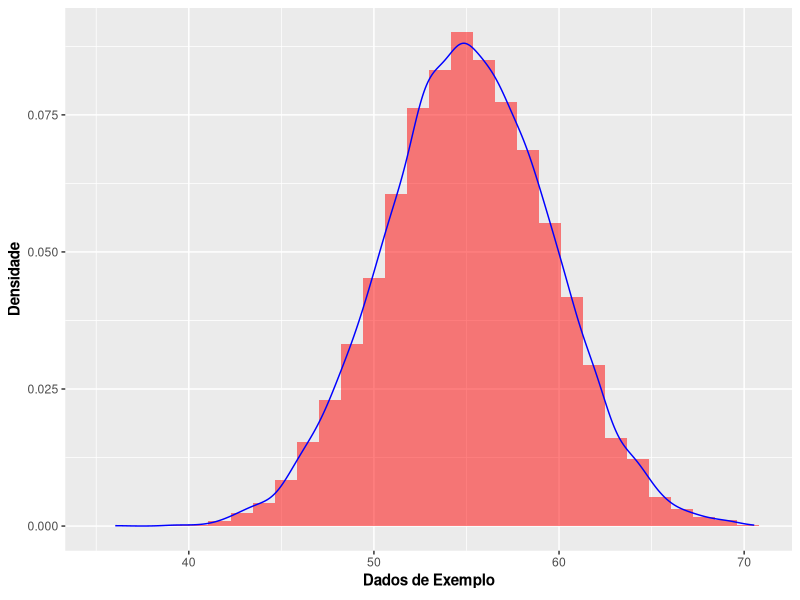

Generate this figure with R:
# Estatística Elementar em R - Exercício

# Obs: Caso tenha problemas com a acentuação, consulte este link:
# https://support.rstudio.com/hc/en-us/articles/200532197-Character-Encoding

# Configurando o diretório de trabalho
# Coloque entre aspas o diretório de trabalho que você está usando no seu computador
# Não use diretórios com espaço no nome
setwd("~/Dropbox/DSA/Business-Analytics2.0/Cap02/R")
getwd()

# Considere os dados de exemplo a seguir.
# Calcule as estatísticas elementares e interprete o resultado da assimetria e da curtose.
# A distribuição dos dados é normal?

# Dados de exemplo
set.seed(140)
dados <- rnorm(n = 10000, mean = 55, sd = 4.5)
View(dados)
summary(dados)
mean(dados)

# Converte os dados para um dataframe para facilitar a manipulação
dataset <- data.frame(dados)

# Renomeia a coluna
colnames(dataset) <- c("Medida")
View(dataset)

# Estatísticas Elementares
mean(dataset$Medida)
median(dataset$Medida)
var(dataset$Medida)
sd(dataset$Medida)

# Moda
table(as.vector(dataset$Medida))
table(as.vector(round(dataset$Medida)))
moda <- table(as.vector(round(dataset$Medida)))
names(moda)[moda == max(moda)]

# Sumário
summary(dataset)

# Assimetria e Curtose
library(e1071)

skewness(dados)
kurtosis(dados)

# Usando a função describe
library(psych)
describe(dataset)

########## Assimetria ########## 

# Assimetria é o grau de afastamento de uma distribuição da unidade de assimetria.
# Uma Distribuição é Simétrica quando seus valores de Média, Mediana e Moda coincidem. 
# A Assimetria, dá, portanto, uma indicação da inclinação da distribuição.

# O coeficiente de assimetria (skewness) permite distinguir as distribuições assimétricas. 
# Um valor negativo indica que a cauda do lado esquerdo da função densidade de probabilidade 
# é maior que a do lado direito. Um valor positivo para a assimetria indica que a cauda do 
# lado direito é maior que a do lado esquerdo. Um valor nulo indica que os valores são 
# distribuídos de maneira relativamente iguais em ambos os lados da média, mas não implica 
# necessariamente, uma distribuição simétrica.

# A assimetria dos dados simulados é negativa e próxima de zero. 
# Isso conclui que os dados estão próximos de uma distribuição gaussiana (formato de sino), 
# mas ligeiramente inclinados para a esquerda. 


########## Curtose ########## 

# Curtose é  uma medida de dispersão que caracteriza o "achatamento" da curva da função 
# de distribuição. O que significa analisar um conjunto quanto à Curtose?

# Significa apenas verificar o “grau de achatamento da curva”. Ou seja, saber se a Curva de 
# Frequência que representa o conjunto é mais “afilada” ou mais “achatada” em relação a uma 
# Curva Padrão, chamada de Curva Normal! 

# Uma curva (um conjunto) poderá ser, quanto à sua Curtose: 

# Mesocúrtica: ou de curtose média! 
# Será essa a nossa Curva Normal. “Meso” lembra meio! Esta curva está no meio termo: 
# nem muito achatada, nem muito afilada;

# Platicúrtica: é a curva mais achatada. Seu desenho lembra o de um prato emborcado. 
# Então “prato” lembra “plati” e “plati” lembra “platicúrtica”;

# Leptocúrtica: é a curva mais afilada! 

# Quando se trata de Curtose, não há como extrairmos uma conclusão sobre qual será a situação 
# da distribuição – se mesocúrtica, platicúrtica ou leptocúrtica – apenas conhecendo os valores 
# da Média, Moda e Mediana. 

# Histograma
library(ggplot2)

# Plot
ggplot(dataset, aes(x = dataset$Medida), binwidth = 20) + 
  geom_histogram(aes(y = ..density..), fill = 'red', alpha = 0.5) + 
  geom_density(colour = 'blue') + xlab(expression(bold('Dados de Exemplo'))) + 
  ylab(expression(bold('Densidade')))




